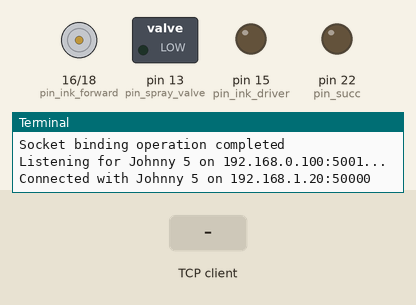
This program was run on a simulated Raspberry Pi (header pin numbers). Shown: motor-driver pin pairs drawn as motors (green arrow = first pin HIGH = forward, orange = second pin HIGH = backward, longer = more drive), switched loads named in the program (green lamp = pin HIGH), output pins drawn as LEDs (lit = HIGH), the last lines printed to the terminal. Inputs (shaded band) come from the test bench. One TCP client connects 1 s after the port opens and stays connected; pins used as bus, display or sensor lines are not drawn.

Above: at 1.2 s.
1.3 s: the TCP client sends "1"
2.8 s: the TCP client sends "0"
At 3.6 s:
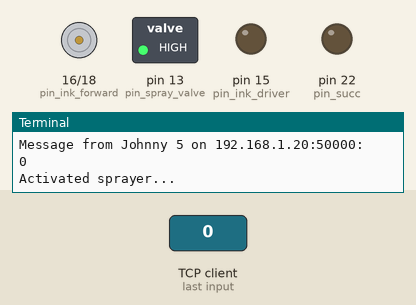
4.3 s: the TCP client sends "on"
At 4.7 s:
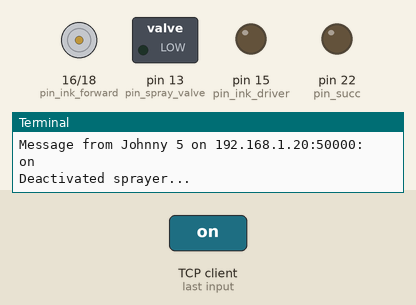
5.8 s: the TCP client sends "off"
At 7.0 s:
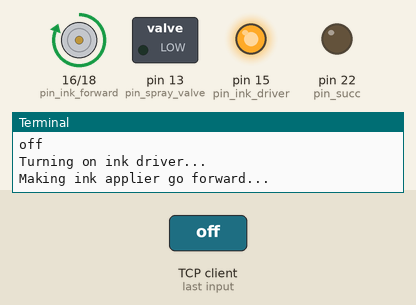
7.3 s: the TCP client sends "1"
At 8.2 s:
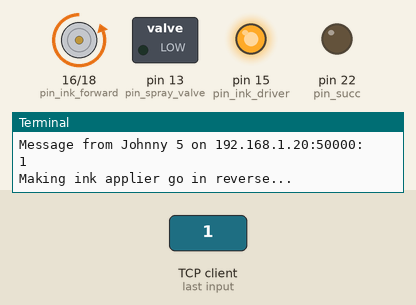
8.8 s: the TCP client sends "0"
At 9.3 s:
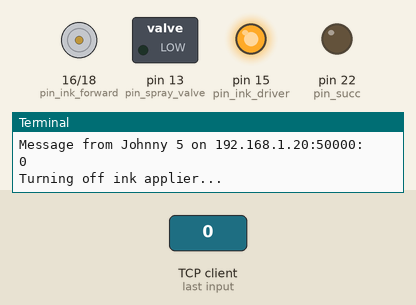
Timing chart, 0 to 11.3 s (numbered marks = the images above; inputs shaded):
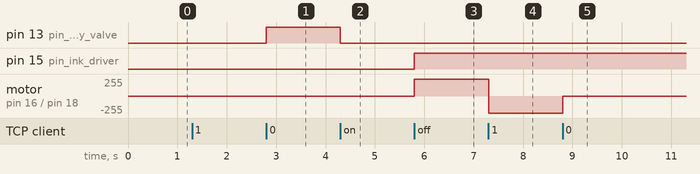

Measured:
- after the input at 2.8 s, pin 13 (pin_spray_valve): LOW → HIGH at once
- after the input at 4.3 s, pin 13 (pin_spray_valve): HIGH → LOW at once
- after the input at 5.8 s, pin 15 (pin_ink_driver): LOW → HIGH at once; motor on pin 16 (pin_ink_forward) / pin 18 (pin_ink_reverse): stopped → forward 255/255 at once
- after the input at 7.3 s, motor on pin 16 (pin_ink_forward) / pin 18 (pin_ink_reverse): forward 255/255 → backward 255/255 at once
- after the input at 8.8 s, motor on pin 16 (pin_ink_forward) / pin 18 (pin_ink_reverse): backward 255/255 → stopped at once

The program:

johnny5_test.py
```python
import socket
import sys
import time
import RPi.GPIO as gpio

# function for waiting for a tcp message from a socket
def getMsg(conn):
	msg = ""
	while True:
		msg = conn.recv(4)
		if len(msg) != 0:
			return msg

# prints a message received from one of the robotic arms
def printMsg(name, addr, msg):
	print(f"Message from {name} on {addr[0]}:{addr[1]}:")
	print(msg)

try:
	############################################################
	#
	# Set Up
	#
	############################################################

	# define ip address and port number of raspberry pi servers in a tuple
	host = "192.168.0.100"
	johnny5_port = 5001
	alpha_port = 5002
	johnny5_server_addr = (host, johnny5_port)

	# use board numbers for raspberry pi gpio
	gpio.setmode(gpio.BOARD)

	# define spray end effector pins
	pin_spray_power = 11 # gpio 17
	pin_spray_valve = 13 # gpio 27

	# define vacuum gripper / suction cups pin
	pin_succ = 22 # gpio 25

	# define conductive ink end effector pins
	pin_ink_driver = 15 # gpio 22
	pin_ink_forward = 16 # gpio 23
	pin_ink_reverse = 18 # gpio 24

	# set spray end effector pins to outputs
	gpio.setup(pin_spray_power, gpio.OUT)
	gpio.setup(pin_spray_valve, gpio.OUT)

	# set vacuum gripper / suction cups pin to output
	gpio.setup(pin_succ, gpio.OUT)

	# set conductive ink end effector pins to outputs
	gpio.setup(pin_ink_driver, gpio.OUT)
	gpio.setup(pin_ink_forward, gpio.OUT)
	gpio.setup(pin_ink_reverse, gpio.OUT)

	# define sockets to connect to robot arm controllers
	johnny5_sock = socket.socket(socket.AF_INET, socket.SOCK_STREAM)

	# bind johnny 5 socket to ip address and port
	try:
		johnny5_sock.bind(johnny5_server_addr)
	except:
		#print(f"Bind failed. Error code: {message[0]} Message {message[1]}")
		print("Bind failed on johnny5_server_addr")
		gpio.cleanup()
		sys.exit()

	print("Socket binding operation completed")
	msg = ""

	############################################################
	#
	# Connect to Robot Arms
	#
	############################################################

	# establish connection with johnny 5
	johnny5_sock.listen(9)
	print(f"Listening for Johnny 5 on {host}:{johnny5_port}...")
	johnny5_conn, johnny5_addr = johnny5_sock.accept()
	print(f"Connected with Johnny 5 on {johnny5_addr[0]}:{johnny5_addr[1]}")

	# get opening message from johnny 5
	msg = getMsg(johnny5_conn).decode("utf-8")
	# print message from johnny 5
	printMsg("Johnny 5", johnny5_addr, msg)

	############################################################
	#
	# Step 1: Spray Adhesive
	#
	############################################################

	# get message from johnny 5
	msg = getMsg(johnny5_conn).decode("utf-8")
	# print message from johnny 5
	printMsg("Johnny 5", johnny5_addr, msg)

	# activate spray
	gpio.output(pin_spray_power, gpio.HIGH)
	gpio.output(pin_spray_valve, gpio.HIGH)
	print("Activated sprayer...")

	# get message from johnny 5
	msg = getMsg(johnny5_conn).decode("utf-8")
	# print message from johnny 5
	printMsg("Johnny 5", johnny5_addr, msg)

	# deactivate spray
	gpio.output(pin_spray_valve, gpio.LOW)
	gpio.output(pin_spray_power, gpio.LOW)
	print("Deactivated sprayer...")

	############################################################
	#
	# Step 3: Apply Conductive Ink
	#
	############################################################

	# get message from johnny 5
	msg = getMsg(johnny5_conn).decode("utf-8")
	# print message from johnny 5
	printMsg("Johnny 5", johnny5_addr, msg)

	# activate ink applier driver and make it go forward
	gpio.output(pin_ink_driver, gpio.HIGH)
	gpio.output(pin_ink_forward, gpio.HIGH)
	print("Turning on ink driver...")
	print("Making ink applier go forward...")

	# get message from johnny 5
	msg = getMsg(johnny5_conn).decode("utf-8")
	# print message from johnny 5
	printMsg("Johnny 5", johnny5_addr, msg)

	# make ink applier go in reverse
	gpio.output(pin_ink_forward, gpio.LOW)
	gpio.output(pin_ink_reverse, gpio.HIGH)
	print("Making ink applier go in reverse...")

	# get message from johnny 5
	msg = getMsg(johnny5_conn).decode("utf-8")
	# print message from johnny 5
	printMsg("Johnny 5", johnny5_addr, msg)

	# turn off ink applier
	gpio.output(pin_ink_reverse, gpio.LOW)
	print("Turning off ink applier...")

	# forward and reverse 21 more times
	for i in range(21):
		# get message from johnny 5
		msg = getMsg(johnny5_conn).decode("utf-8")
		# print message from johnny 5
		printMsg("Johnny 5", johnny5_addr, msg)

		# activate ink applier driver and make it go forward
		gpio.output(pin_ink_forward, gpio.HIGH)
		print("Making ink applier go forward...")

		# get message from johnny 5
		msg = getMsg(johnny5_conn).decode("utf-8")
		# print message from johnny 5
		printMsg("Johnny 5", johnny5_addr, msg)

		# make ink applier go in reverse
		gpio.output(pin_ink_forward, gpio.LOW)
		gpio.output(pin_ink_reverse, gpio.HIGH)
		print("Making ink applier go in reverse...")

		# get message from johnny 5
		msg = getMsg(johnny5_conn).decode("utf-8")
		# print message from johnny 5
		printMsg("Johnny 5", johnny5_addr, msg)

		# turn off ink applier
		gpio.output(pin_ink_reverse, gpio.LOW)
		print("Turning off ink applier...")

	# get message from johnny 5
	msg = getMsg(johnny5_conn).decode("utf-8")
	# print message from johnny 5
	printMsg("Johnny 5", johnny5_addr, msg)

	# activate ink applier driver and make it go forward
	gpio.output(pin_ink_forward, gpio.HIGH)
	print("Making ink applier go forward...")

	# get message from johnny 5
	msg = getMsg(johnny5_conn).decode("utf-8")
	# print message from johnny 5
	printMsg("Johnny 5", johnny5_addr, msg)

	# make ink applier go in reverse
	gpio.output(pin_ink_forward, gpio.LOW)
	gpio.output(pin_ink_reverse, gpio.HIGH)
	print("Making ink applier go in reverse...")

	# get message from johnny 5
	msg = getMsg(johnny5_conn).decode("utf-8")
	# print message from johnny 5
	printMsg("Johnny 5", johnny5_addr, msg)

	# turn off ink applier
	gpio.output(pin_ink_reverse, gpio.LOW)
	gpio.output(pin_ink_driver, gpio.LOW)
	print("Turning off ink applier...")
	print("Turning off ink driver...")

	############################################################
	#
	# Step 4: Spray Protective Coating
	#
	############################################################

	# get message from johnny 5
	msg = getMsg(johnny5_conn).decode("utf-8")
	# print message from johnny 5
	printMsg("Johnny 5", johnny5_addr, msg)

	# activate spray
	gpio.output(pin_spray_power, gpio.HIGH)
	gpio.output(pin_spray_valve, gpio.HIGH)
	print("Activated sprayer...")

	# get message from johnny 5
	msg = getMsg(johnny5_conn).decode("utf-8")
	# print message from johnny 5
	printMsg("Johnny 5", johnny5_addr, msg)

	# deactivate spray
	gpio.output(pin_spray_valve, gpio.LOW)
	gpio.output(pin_spray_power, gpio.LOW)
	print("Deactivated sprayer...")

	############################################################
	#
	# Finish
	#
	############################################################

	# reset gpio board and close tcp sessions
	gpio.cleanup()
	johnny5_conn.close()
except:
	# reset gpio board and close tcp sessions
	gpio.cleanup()
	johnny5_conn.close()
```
